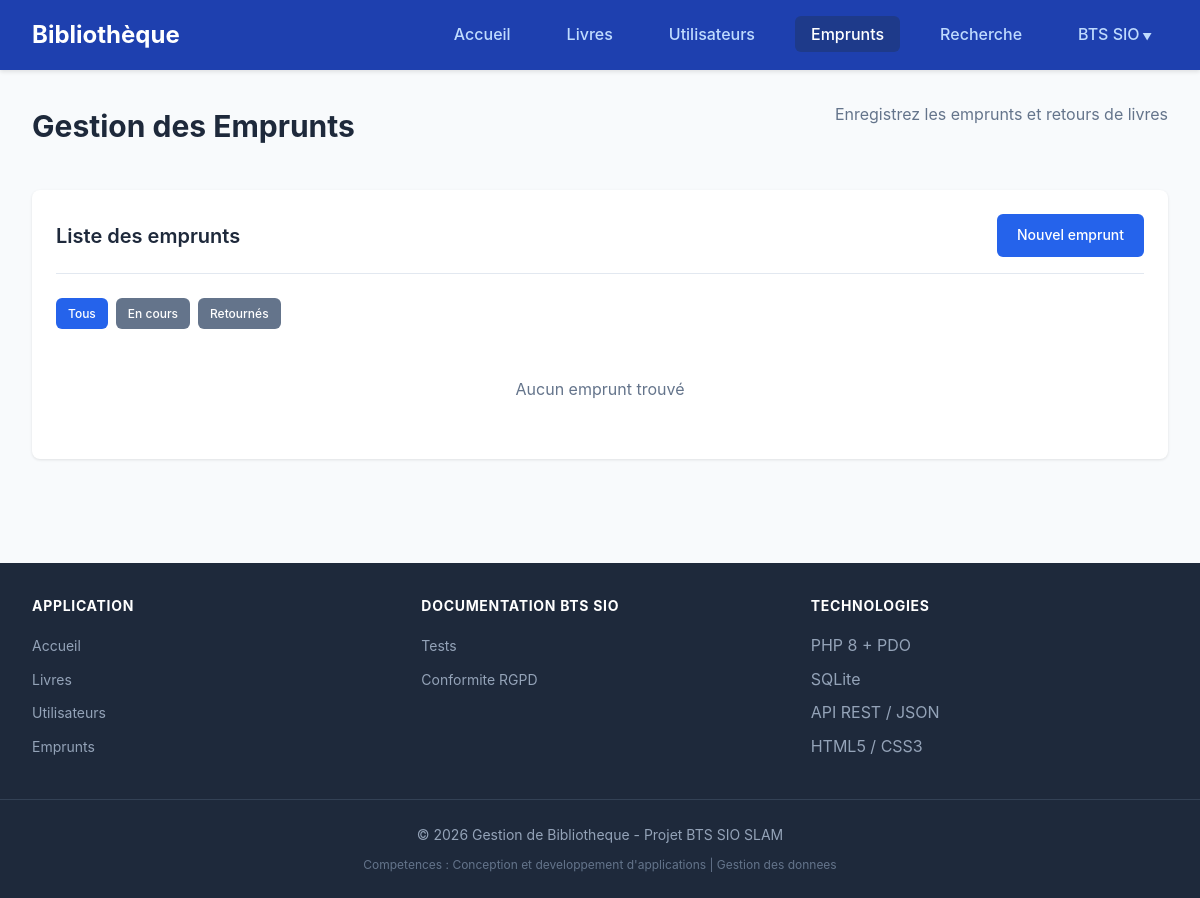
The app's page /emprunts.php, older data.
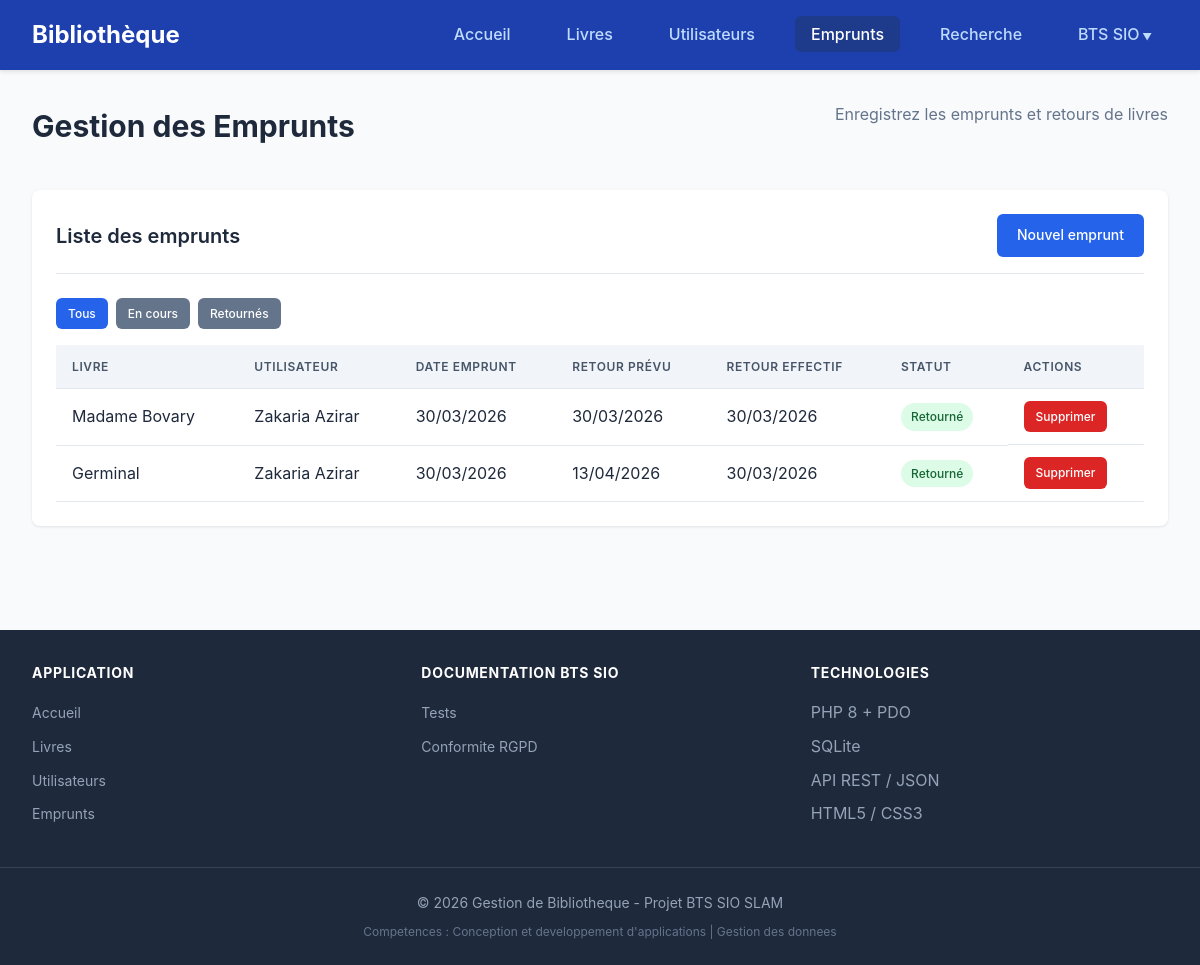
The same page, newer data.
### tables this page shows
CREATE TABLE emprunts (
                id INTEGER PRIMARY KEY AUTOINCREMENT,
                livre_id INTEGER NOT NULL,
                utilisateur_id INTEGER NOT NULL,
                date_emprunt DATETIME DEFAULT CURRENT_TIMESTAMP,
                date_retour_prevue DATE NOT NULL,
                date_retour_effective DATE,
                statut VARCHAR(20) DEFAULT 'en_cours',
                FOREIGN KEY (livre_id) REFERENCES livres(id),
                FOREIGN KEY (utilisateur_id) REFERENCES utilisateurs(id)
            );

CREATE TABLE livres (
                id INTEGER PRIMARY KEY AUTOINCREMENT,
                titre VARCHAR(255) NOT NULL,
                auteur VARCHAR(255) NOT NULL,
                isbn VARCHAR(20) UNIQUE,
                annee_publication INTEGER,
                genre VARCHAR(100),
                quantite INTEGER DEFAULT 1,
                disponible INTEGER DEFAULT 1,
                date_ajout DATETIME DEFAULT CURRENT_TIMESTAMP
            );

CREATE TABLE utilisateurs (
                id INTEGER PRIMARY KEY AUTOINCREMENT,
                nom VARCHAR(100) NOT NULL,
                prenom VARCHAR(100) NOT NULL,
                email VARCHAR(255) UNIQUE NOT NULL,
                telephone VARCHAR(20),
                adresse TEXT,
                date_inscription DATETIME DEFAULT CURRENT_TIMESTAMP,
                actif INTEGER DEFAULT 1
            );

### emprunts.php (the view, shortened to what this page needs)
<?php
require_once 'config/database.php';
$db = Database::getInstance()->getConnection();
$action = isset($_GET['action']) ? $_GET['action'] : 'liste';
$livresDisponibles = $db->query("SELECT * FROM livres WHERE disponible > 0 ORDER BY titre")->fetchAll();
$utilisateurs = $db->query("SELECT * FROM utilisateurs WHERE actif = 1 ORDER BY nom, prenom")->fetchAll();
$filtre = isset($_GET['filtre']) ? $_GET['filtre'] : '';
if ($filtre) {
    $stmt = $db->prepare("
        SELECT e.*, l.titre, u.nom, u.prenom
        FROM emprunts e
        JOIN livres l ON e.livre_id = l.id
        JOIN utilisateurs u ON e.utilisateur_id = u.id
        WHERE e.statut = ?
        ORDER BY e.date_emprunt DESC
    ");
    $stmt->execute([$filtre]);
} else {
    $stmt = $db->query("
        SELECT e.*, l.titre, u.nom, u.prenom
        FROM emprunts e
        JOIN livres l ON e.livre_id = l.id
        JOIN utilisateurs u ON e.utilisateur_id = u.id
        ORDER BY e.date_emprunt DESC
    ");
}
$emprunts = $stmt->fetchAll();
include 'includes/header.php';
?>
<div class="page-header">
    <h1>Gestion des Emprunts</h1>
    <p>Enregistrez les emprunts et retours de livres</p>
</div>
<?php if ($action === 'ajouter'): ?>
    <div class="card">
        <div class="card-header">
            <h2 class="card-title">Nouvel emprunt</h2>
            <a href="emprunts.php" class="btn btn-secondary">Retour à la liste</a>
        </div>
        <?php if (empty($livresDisponibles)): ?>
            <div class="alert alert-info">Aucun livre disponible pour l'emprunt.</div>
        <?php elseif (empty($utilisateurs)): ?>
            <div class="alert alert-info">Aucun utilisateur enregistré. <a href="utilisateurs.php?action=ajouter">Ajouter un utilisateur</a></div>
        <?php else: ?>
            <form method="POST">
                <div class="form-row">
                    <div class="form-group">
                        <label class="form-label">Livre *</label>
                        <select name="livre_id" class="form-control" required>
                            <option value="">Sélectionner un livre</option>
                            <?php foreach ($livresDisponibles as $livre): ?>
                                <option value="<?php echo $livre['id']; ?>">
                                    <?php echo htmlspecialchars($livre['titre']); ?> - <?php echo htmlspecialchars($livre['auteur']); ?>
                                    (<?php echo $livre['disponible']; ?> disponible(s))
                                </option>
                            <?php endforeach; ?>
                        </select>
                    </div>
                    <div class="form-group">
                        <label class="form-label">Utilisateur *</label>
                        <select name="utilisateur_id" class="form-control" required>
                            <option value="">Sélectionner un utilisateur</option>
                            <?php foreach ($utilisateurs as $utilisateur): ?>
                                <option value="<?php echo $utilisateur['id']; ?>">
                                    <?php echo htmlspecialchars($utilisateur['prenom'] . ' ' . $utilisateur['nom']); ?>
                                </option>
                            <?php endforeach; ?>
                        </select>
                    </div>
                </div>
                <div class="form-group">
                    <label class="form-label">Date de retour prévue *</label>
                    <input type="date" name="date_retour_prevue" class="form-control" required
                           min="<?php echo date('Y-m-d'); ?>" value="<?php echo date('Y-m-d', strtotime('+14 days')); ?>">
                </div>
                <button type="submit" name="ajouter" class="btn btn-primary">Enregistrer l'emprunt</button>
            </form>
        <?php endif; ?>
    </div>
<?php else: ?>
    <div class="card">
        <div class="card-header">
            <h2 class="card-title">Liste des emprunts</h2>
            <a href="emprunts.php?action=ajouter" class="btn btn-primary">Nouvel emprunt</a>
        </div>
        <div style="margin-bottom: 1rem; display: flex; gap: 0.5rem;">
            <a href="emprunts.php" class="btn <?php echo !$filtre ? 'btn-primary' : 'btn-secondary'; ?> btn-sm">Tous</a>
            <a href="emprunts.php?filtre=en_cours" class="btn <?php echo $filtre === 'en_cours' ? 'btn-primary' : 'btn-secondary'; ?> btn-sm">En cours</a>
            <a href="emprunts.php?filtre=retourne" class="btn <?php echo $filtre === 'retourne' ? 'btn-primary' : 'btn-secondary'; ?> btn-sm">Retournés</a>
        </div>
        <?php if (empty($emprunts)): ?>
            <p style="color: #64748b; text-align: center; padding: 2rem;">Aucun emprunt trouvé</p>
        <?php else: ?>
            <table>
                <thead>
                    <tr>
                        <th>Livre</th>
                        <th>Utilisateur</th>
                        <th>Date emprunt</th>
                        <th>Retour prévu</th>
                        <th>Retour effectif</th>
                        <th>Statut</th>
                        <th>Actions</th>
                    </tr>
                </thead>
                <tbody>
                    <?php foreach ($emprunts as $emprunt): ?>
                    <?php
                        $enRetard = $emprunt['statut'] === 'en_cours' && strtotime($emprunt['date_retour_prevue']) < time();
                    ?>
                    <tr>
                        <td><?php echo htmlspecialchars($emprunt['titre']); ?></td>
                        <td><?php echo htmlspecialchars($emprunt['prenom'] . ' ' . $emprunt['nom']); ?></td>
                        <td><?php echo date('d/m/Y', strtotime($emprunt['date_emprunt'])); ?></td>
                        <td><?php echo date('d/m/Y', strtotime($emprunt['date_retour_prevue'])); ?></td>
                        <td><?php echo $emprunt['date_retour_effective'] ? date('d/m/Y', strtotime($emprunt['date_retour_effective'])) : '-'; ?></td>
                        <td>
                            <?php if ($emprunt['statut'] === 'retourne'): ?>
                                <span class="badge badge-success">Retourné</span>
                            <?php elseif ($enRetard): ?>
                                <span class="badge badge-danger">En retard</span>
                            <?php else: ?>
                                <span class="badge badge-warning">En cours</span>
                            <?php endif; ?>
                        </td>
                        <td class="actions">
                            <a href="emprunts.php?supprimer=<?php echo $emprunt['id']; ?>" class="btn btn-danger btn-sm"
                               onclick="return confirm('Êtes-vous sûr de vouloir supprimer cet emprunt?')">Supprimer</a>
                        </td>
                    </tr>
                    <?php endforeach; ?>
                </tbody>
            </table>
        <?php endif; ?>
    </div>
<?php endif; ?>
<?php include 'includes/footer.php'; ?>

### includes/header.php (shortened to what this page needs)
<!DOCTYPE html>
<html lang="fr">
<head>
</head>
<body>
    <nav class="navbar">
        <div class="navbar-container">
            <a href="index.php" class="navbar-brand">Bibliothèque</a>
            <ul class="navbar-nav">
                <li><a href="index.php" <?php echo basename($_SERVER['PHP_SELF']) == 'index.php' ? 'class="active"' : ''; ?>>Accueil</a></li>
                <li><a href="livres.php" <?php echo in_array(basename($_SERVER['PHP_SELF']), ['livres.php', 'ajouter_livre.php', 'modifier_livre.php']) ? 'class="active"' : ''; ?>>Livres</a></li>
                <li><a href="utilisateurs.php" <?php echo basename($_SERVER['PHP_SELF']) == 'utilisateurs.php' ? 'class="active"' : ''; ?>>Utilisateurs</a></li>
                <li><a href="emprunts.php" <?php echo basename($_SERVER['PHP_SELF']) == 'emprunts.php' ? 'class="active"' : ''; ?>>Emprunts</a></li>
                <li><a href="recherche.php" <?php echo basename($_SERVER['PHP_SELF']) == 'recherche.php' ? 'class="active"' : ''; ?>>Recherche</a></li>
                <li class="nav-dropdown">
                    <a href="#" class="dropdown-toggle <?php echo in_array(basename($_SERVER['PHP_SELF']), ['tests.php', 'rgpd.php']) ? 'active' : ''; ?>">BTS SIO</a>
                </li>
            </ul>
        </div>
    </nav>
    <div class="container">

### includes/footer.php (shortened to what this page needs)
    </div>
    <footer class="site-footer">
        <div class="footer-content">
            <div class="footer-section">
                <h4>Application</h4>
                <ul>
                    <li><a href="index.php">Accueil</a></li>
                    <li><a href="livres.php">Livres</a></li>
                    <li><a href="utilisateurs.php">Utilisateurs</a></li>
                    <li><a href="emprunts.php">Emprunts</a></li>
                </ul>
            </div>
            <div class="footer-section">
                <h4>Documentation BTS SIO</h4>
                <ul>
                    <li><a href="tests.php">Tests</a></li>
                    <li><a href="rgpd.php">Conformite RGPD</a></li>
                </ul>
            </div>
            <div class="footer-section">
                <h4>Technologies</h4>
                <ul>
                    <li>PHP 8 + PDO</li>
                    <li>SQLite</li>
                    <li>API REST / JSON</li>
                    <li>HTML5 / CSS3</li>
                </ul>
            </div>
        </div>
        <div class="footer-bottom">
            <p>&copy; <?php echo date('Y'); ?> Gestion de Bibliotheque - Projet BTS SIO SLAM</p>
            <p class="footer-credits">Competences : Conception et developpement d'applications | Gestion des donnees</p>
        </div>
    </footer>
</body>
</html>

### includes/header.php (style rules this page uses)
* { margin: 0; padding: 0; box-sizing: border-box; }
body { font-family: -apple-system, BlinkMacSystemFont, 'Segoe UI', Roboto, Oxygen, Ubuntu, sans-serif; background-color: #f8fafc; color: #1e293b; line-height: 1.6; }
.navbar { background-color: #1e40af; padding: 1rem 2rem; box-shadow: 0 2px 4px rgba(0,0,0,0.1); }
.navbar-container { max-width: 1200px; margin: 0 auto; display: flex; justify-content: space-between; align-items: center; }
.navbar-brand { color: white; font-size: 1.5rem; font-weight: 700; text-decoration: none; }
.navbar-nav { display: flex; list-style: none; gap: 1.5rem; }
.navbar-nav a { color: #bfdbfe; text-decoration: none; font-weight: 500; padding: 0.5rem 1rem; border-radius: 0.375rem; transition: all 0.2s; }
.navbar-nav a:hover, .navbar-nav a.active { background-color: #1e3a8a; color: white; }
.container { max-width: 1200px; margin: 0 auto; padding: 2rem; }
.card { background: white; border-radius: 0.5rem; box-shadow: 0 1px 3px rgba(0,0,0,0.1); padding: 1.5rem; margin-bottom: 1.5rem; }
.card-header { display: flex; justify-content: space-between; align-items: center; margin-bottom: 1.5rem; padding-bottom: 1rem; border-bottom: 1px solid #e2e8f0; }
.card-title { font-size: 1.25rem; font-weight: 600; color: #1e293b; }
.btn { display: inline-flex; align-items: center; gap: 0.5rem; padding: 0.625rem 1.25rem; border-radius: 0.375rem; font-weight: 500; font-size: 0.875rem; text-decoration: none; cursor: pointer; border: none; transition: all 0.2s; }
.btn-primary { background-color: #2563eb; color: white; }
.btn-secondary { background-color: #64748b; color: white; }
.btn-danger { background-color: #dc2626; color: white; }
.btn-sm { padding: 0.375rem 0.75rem; font-size: 0.75rem; }
table { width: 100%; border-collapse: collapse; }
th, td { padding: 0.75rem 1rem; text-align: left; border-bottom: 1px solid #e2e8f0; }
th { background-color: #f1f5f9; font-weight: 600; color: #475569; font-size: 0.75rem; text-transform: uppercase; letter-spacing: 0.05em; }
.badge { display: inline-block; padding: 0.25rem 0.625rem; border-radius: 9999px; font-size: 0.75rem; font-weight: 500; }
.badge-success { background-color: #dcfce7; color: #166534; }
.actions { display: flex; gap: 0.5rem; }
.page-header { margin-bottom: 2rem; }
.page-header h1 { font-size: 1.875rem; font-weight: 700; color: #1e293b; margin-bottom: 0.5rem; }
.page-header p { color: #64748b; }
.page-header { display: flex; justify-content: space-between; align-items: flex-start; margin-bottom: 2rem; flex-wrap: wrap; gap: 1rem; }
.nav-dropdown { position: relative; }
.dropdown-toggle { cursor: pointer; }
.dropdown-toggle::after { content: ' ▼'; font-size: 0.6rem; }

### includes/footer.php (style rules this page uses)
.site-footer { background: #1e293b; color: #94a3b8; margin-top: 3rem; }
.footer-content { max-width: 1200px; margin: 0 auto; display: grid; grid-template-columns: repeat(auto-fit, minmax(200px, 1fr)); gap: 2rem; padding: 2rem; }
.footer-section h4 { color: white; margin-bottom: 1rem; font-size: 0.875rem; text-transform: uppercase; letter-spacing: 0.05em; }
.footer-section ul { list-style: none; padding: 0; margin: 0; }
.footer-section li { margin-bottom: 0.5rem; }
.footer-section a { color: #94a3b8; text-decoration: none; font-size: 0.875rem; transition: color 0.2s; }
.footer-bottom { border-top: 1px solid #334155; padding: 1.5rem 2rem; text-align: center; }
.footer-bottom p { margin: 0; font-size: 0.875rem; }
.footer-credits { margin-top: 0.5rem !important; font-size: 0.75rem !important; color: #64748b; }

Row changes from the older to the newer data that the page shows:
added emprunts: livre.titre "Madame Bovary", utilisateur.nom "Zakaria Azirar", date_emprunt "30/03/2026", date_retour_prevue "30/03/2026", date_retour_effective "30/03/2026", statut "Retourné"
added emprunts: livre.titre "Germinal", utilisateur.nom "Zakaria Azirar", date_emprunt "30/03/2026", date_retour_prevue "13/04/2026", date_retour_effective "30/03/2026", statut "Retourné"
Text that changed along with them:
text no longer shown: "Aucun emprunt trouvé"
text now shown: "LIVRE UTILISATEUR DATE EMPRUNT RETOUR PRÉVU RETOUR EFFECTIF STATUT ACTIONS"
